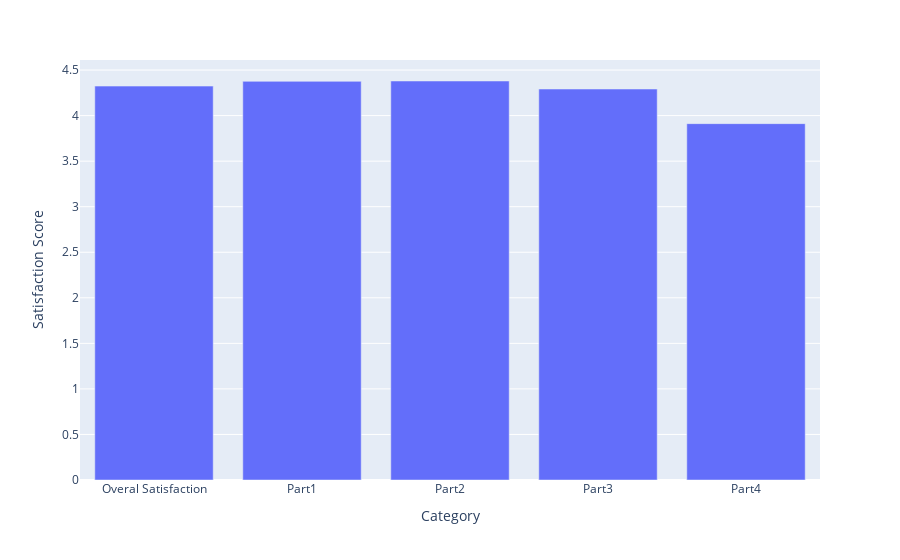

Notebook code for this chart:
### Code cell
import plotly.express as px # library for drawing interactive graph
import plotly.io as pio

mean_values = {
    "Overal Satisfaction": data["Overall Satisfaction"].mean(),
    "Part1":data["Part1"].mean(),
    "Part2":data["Part2"].mean(),
    "Part3":data["Part3"].mean(),
    "Part4":data["Part4"].mean(),
}
fig = px.bar(
    x = list(mean_values.keys()),
    y = list(mean_values.values()),
    labels = {'x':'Category',"y":"Satisfaction Score"}
)
# pio.write_image(fig,"graph1.png")
fig.show()

### Figure 1 — Plotly figure (JSON) as saved in the notebook; plotly's stock layout.template omitted (floating-point values rounded to 4 significant figures)
{"data": [{"alignmentgroup": "True", "hovertemplate": "Category=%{x}<br>Satisfaction Score=%{y}<extra></extra>", "legendgroup": "", "marker": {"color": "#636efa", "pattern": {"shape": ""}}, "name": "", "offsetgroup": "", "orientation": "v", "showlegend": false, "textposition": "auto", "type": "bar", "x": ["Overal Satisfaction", "Part1", "Part2", "Part3", "Part4"], "xaxis": "x", "y": [4.324, 4.376, 4.38, 4.292, 3.912], "yaxis": "y"}], "layout": {"barmode": "relative", "legend": {"tracegroupgap": 0}, "margin": {"t": 60}, "xaxis": {"anchor": "y", "domain": [0, 1], "title": {"text": "Category"}}, "yaxis": {"anchor": "x", "domain": [0, 1], "title": {"text": "Satisfaction Score"}}}}
